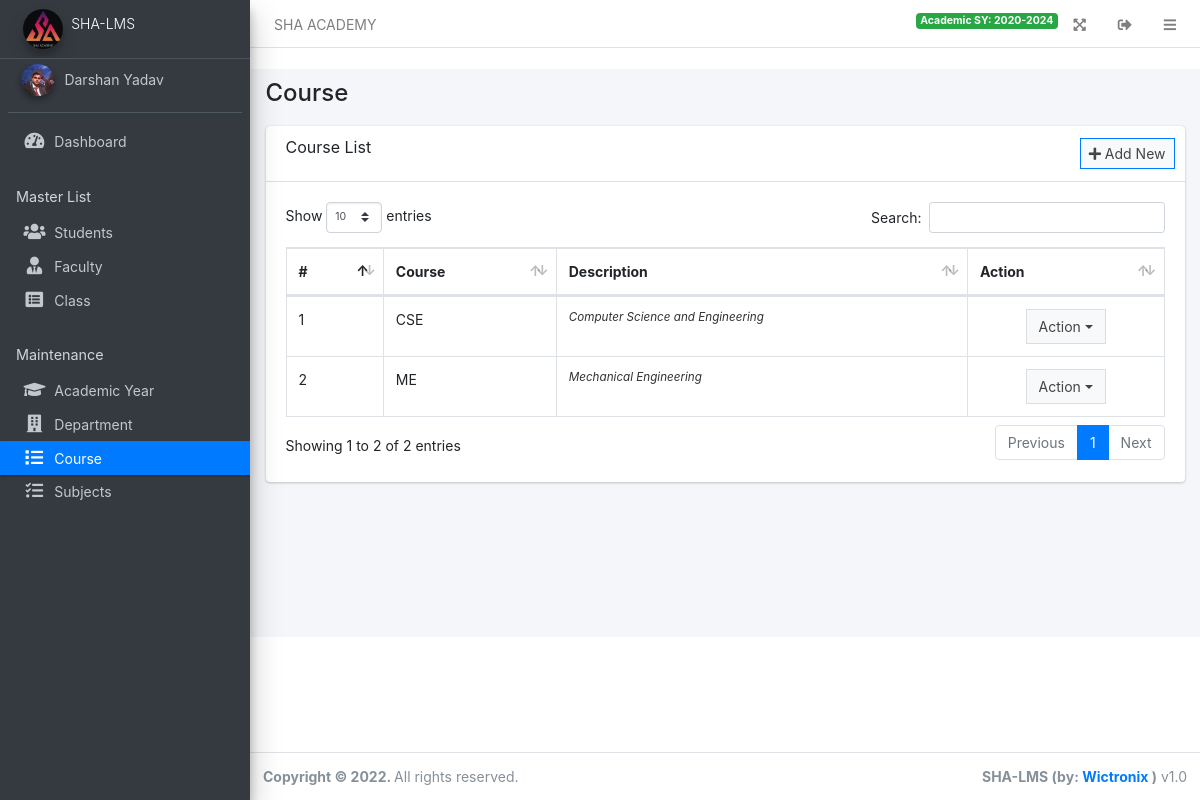
Screenshot of /admin/?page=course (signed in) with the database file from the repository.
### tables this page shows
CREATE TABLE `course` (
  `id` int(30) NOT NULL,
  `course` varchar(250) NOT NULL,
  `description` text DEFAULT NULL
);

### admin/course/index.php (the view, shortened to what this page needs)
<div class="card card-outline cardprimary w-fluid">
	<div class="card-header">
		<h3 class="card-title">Course List</h3>
		<div class="card-tools">
			<a class="btn btn-block btn-sm btn-default btn-flat border-primary new_course" href="javascript:void(0)"><i class="fa fa-plus"></i> Add New</a>
		</div>
	</div>
	<div class="card-body">
		<table class="table table-bordered table-compact table-stripped">
			<thead>
				<tr>
					<th>#</th>
					<th>Course</th>
					<th>Description</th>
					<th>Action</th>
				</tr>
			</thead>
			<tbody>
				<?php
				$i =1;
				$qry = $conn->query("SELECT * FROM course order by course asc");
				while($row=$qry->fetch_assoc()):
				?>
				<tr>
					<td><?php echo $i++ ?></td>
					<td><?php echo $row['course'] ?></td>
					<td><span class="truncate"><?php echo $row['description'] ?></span></td>
					<td class="text-center">
						<div class="btn-group">
		                    <button type="button" class="btn btn-default btn-block btn-flat dropdown-toggle dropdown-hover dropdown-icon" data-toggle="dropdown" aria-expanded="false">
		                    	Action
		                    </button>
		                </div>
					</td>
				</tr>
				<?php endwhile; ?>
			</tbody>
		</table>
	</div>
</div>

### rows the page displays
course: course "CSE", description "Computer Science and Engineering"
course: course "ME", description "Mechanical Engineering"

### other values shown
$_settings->info('name') "SHA ACADEMY"
$_settings->userdata('academic_sy') "2020-2024"
$_settings->info('short_name') "SHA-LMS"
$_settings->userdata('firstname').' '.$_settings->userdata('lastname') "Darshan Yadav"
str_replace("_", " ",$page) "Course"
